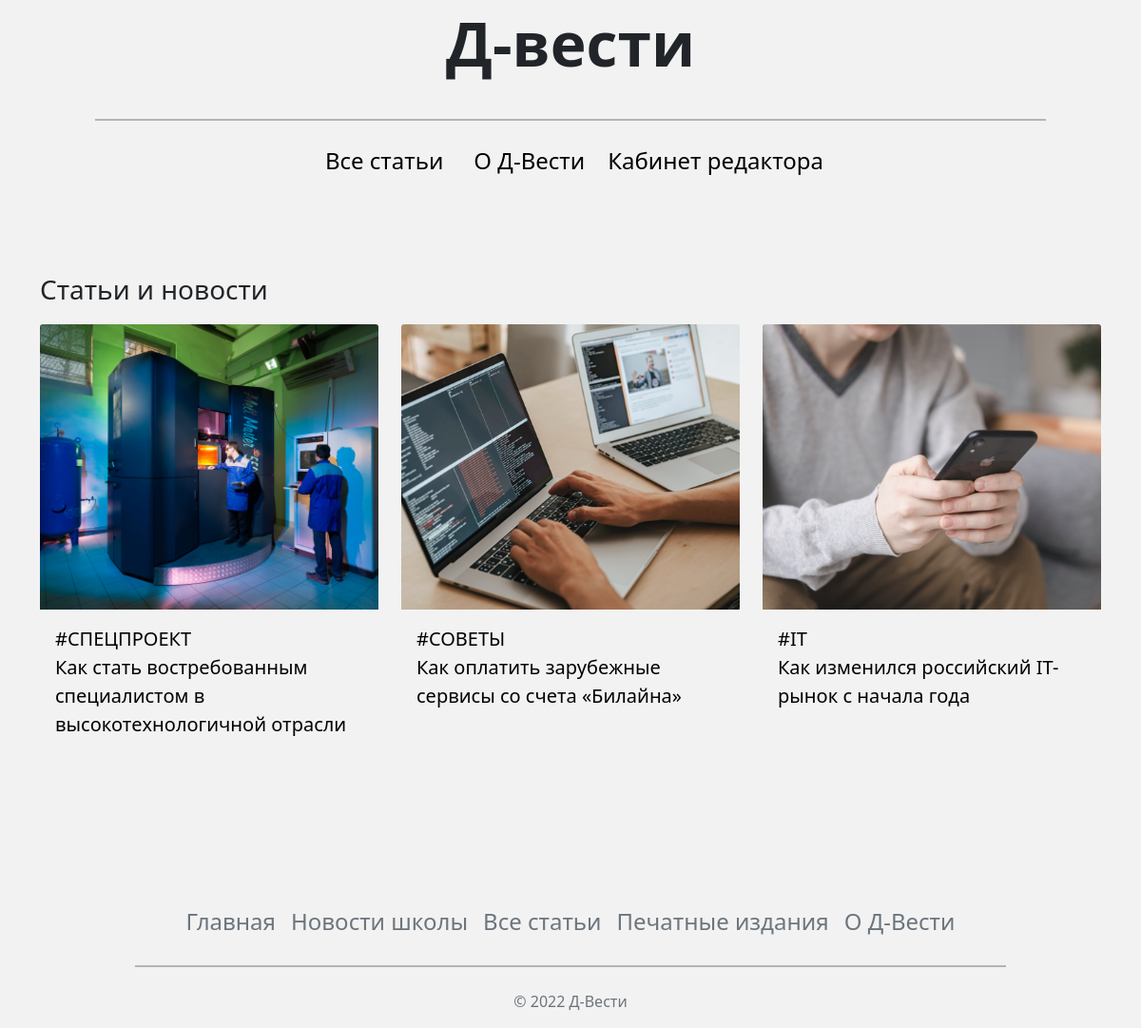
The page / on the database its author committed.
### app.py (models this page shows)
class Article(db.Model):
    id = db.Column(db.Integer, primary_key=True)
    title_article = db.Column(db.String, nullable=False)
    tag = db.Column(db.String, nullable=False)
    text_article = db.Column(db.Text, nullable=False)
    main_img = db.Column(db.String, nullable=False)
    author = db.Column(db.String)
    date = db.Column(db.DateTime, default=datetime.utcnow())

### app.py (the view)
@app.route('/')
def index():
    users = db.session.execute(db.select(Article).order_by(db.desc(Article.id))).scalars()
    return render_template('main/index.html', users=users, title='Д-вести: статьи и новости')

### templates/main/index.html (shortened to what this page needs)
<!DOCTYPE html>
<html lang="en">
<head>
    {% include "main/links.html" %}
</head>
<body class="d-flex flex-column min-vh-100">
<h1 style="font-weight: 700; font-size: 64px" class="text-center mt-2 mb-4">Д-вести</h1>
<hr class="hr-before-header">
{% include "main/header.html" %}
<br><br><br>
<div class="container">
    <p class="title-part">Статьи и новости</p>
    <div class="row row-cols-1 row-cols-md-2 row-cols-lg-3 g-4">
        {% for user in users %}
        <div class="col card-margin-bottom">
            <div class="card h-100">
                <div class="box">
                    <a href="show_article/{{user.id}}"><img src="static/images/articles/{{ user.main_img }}" class="card-img-top"></a>
                </div>
                <div class="card-body">
                    <a href="show_article/{{user.id}}" class="text-href"><p class="card-text title-post">{{ user.tag }}</p></a>
                    <a href="show_article/{{user.id}}" class="text-href"><p class="card-text title-post">{{ user.title_article }}</p></a>
                </div>
            </div>
        </div>
        {% endfor %}
    </div>
</div>
<br><br><br><br><br>
{% include 'main/footer.html' %}
</body>
</html>

### templates/main/links.html (shortened to what this page needs)
<link rel="stylesheet" href="{{url_for('static', filename='main.css')}}">
<link href="https://cdn.jsdelivr.net/npm/bootstrap@5.1.3/dist/css/bootstrap.min.css" rel="stylesheet">

### templates/main/header.html
<header class="p-3 text-bg-dark">
  <div class="container">
    <div class="d-flex flex-wrap align-items-center justify-content-center">
      <ul class="nav col-xl-12 col-lg-12 col-md-12 col-sm-12 justify-content-center">
        <li><a href="/" class="nav-link px-2 ms-2 me-2">Все статьи</a></li>
        <li><a href="#" class="nav-link px-2 ms-2">О Д-Вести</a></li>
        <li><a href="{{url_for('dashboard')}}" class="nav-link px-2 ms-2">Кабинет редактора</a></li>
      </ul>
    </div>
  </div>
</header>

### templates/main/footer.html
<div class="container" style="margin-top: auto !important;">
    <footer class="py-0 my-0">
        <ul class="nav justify-content-center pb-1 mb-1">
            <li class="nav-item"><a href="#" class="nav-link px-2 text-muted">Главная</a></li>
            <li class="nav-item"><a href="#" class="nav-link px-2 text-muted">Новости школы</a></li>
            <li class="nav-item"><a href="#" class="nav-link px-2 text-muted">Все статьи</a></li>
            <li class="nav-item"><a href="#" class="nav-link px-2 text-muted">Печатные издания</a></li>
            <li class="nav-item"><a href="#" class="nav-link px-2 text-muted">О Д-Вести</a></li>
        </ul>
        <hr class="hr-before-header">
        <br>
        <p class="text-center text-muted">© 2022 Д-Вести </p>
    </footer>
</div>

### static/main.css (style rules this page uses)
body { background: #F2F2F2 !important; display: flex !important; min-height: 100vh !important; flex-direction: column !important; }
.nav-link { font-size: 24px; color: black !important; }
.hr-before-header { background-color: black; border-top: 2px solid black !important; margin-right: 100px; margin-left: 100px; margin-bottom: 0; }
.title-post { font-size: 20px !important; font-weight: 400; text-align: left !important; }
.text-href { text-decoration: none; color: black; transition: 0.2s; }
.card-margin-bottom { margin-bottom: 30px; }
.title-part { font-size: 28px; }
.box { position: relative; overflow:hidden; height:300px; }
.box img { position: absolute; top:50%; left: 50%; transform:translate(-50%,-50%); height:300px; object-fit:cover; }
.card { background-color: #F2F2F2 !important; border: none !important; }
img { display: block; max-width: 100%; object-fit: scale-down; }

### rows shown on the page
Article: main_img (picture), tag "#СПЕЦПРОЕКТ", title_article "Как стать востребованным специалистом в высокотехнологичной отрасли"
Article: main_img (picture), tag "#СОВЕТЫ", title_article "Как оплатить зарубежные сервисы со счета «Билайна»"
Article: main_img (picture), tag "#IT", title_article "Как изменился российский IT-рынок с начала года"
